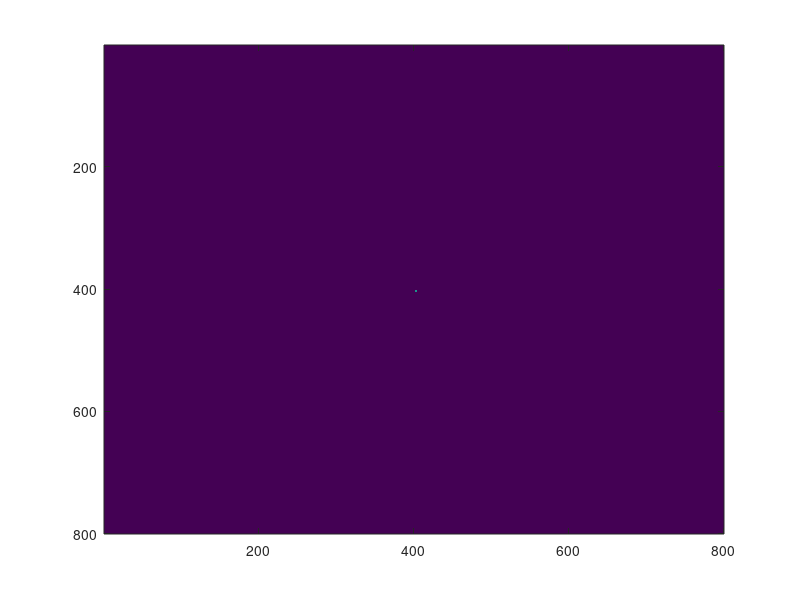

MATLAB code to generate this figure: (Note: this script raises an error after producing the figure.)

close all; clear; clc;

%%%%%%%%%%%%%%%%%%%%%%%%%%%%%%%%%%%%%%%%%%%%%%%%%%%%%%%%%%%%%%%%%%%%%%%%%%%%%%

iterations=300;
sides=800;

%%%%%%%%%%%%%%%%%%%%%%%%%%%%%%%%%%%%%%%%%%%%%%%%%%%%%%%%%%%%%%%%%%%%%%%%%%%%%%

%{
    A=zeros(5,5);
    
    A(2:3,2)=1;
    A(3:4,3)=1;
    A(2:3,4)=1;

    figure('Position',[120,60,1420,780],'Color','k'); hold on;
    imagesc(A); shading flat; colormap(gray);
    axis equal; axis off;
%}

%%%%%%%%%%%%%%%%%%%%%%%%%%%%%%%%%%%%%%%%%%%%%%%%%%%%%%%%%%%%%%%%%%%%%%%%%%%%%%

Main=zeros(sides,sides);

    Main(2+(sides/2):3+(sides/2),2+(sides/2))=1;
    Main(3+(sides/2):4+(sides/2),3+(sides/2))=1;
    Main(2+(sides/2):3+(sides/2),4+(sides/2))=1;

WhiteBear=Main;

%%%%%%%%%%%%%%%%%%%%%%%%%%%%%%%%%%%%%%%%%%%%%%%%%%%%%%%%%%%%%%%%%%%%%%%%%%%%%%

nImages=iterations;

fig=figure('Position',[120,60,sides/4,sides/4]);

for idx=1:nImages
    
    for i=idx
        
    %%%%%%%%%%%%%%%%%%%%%%%%%%%%%%%%%%%%%%%%%%%%%%%%%% START OF IMAGE PLOTTING
        
    
        
        neighbours=conv2(Main,[1 1 1; 1 0 1; 1 1 1], 'same');
        Main=double((Main & neighbours==2) | neighbours==3);
        
        disp(i);
        
        if i==1
            sum=Main;
        else
            sum=rescale(sum);
            sum=sum+Main;
        end
        
        logsum=log(sum);
        
        [height,width]=size(logsum);
        [x,y]=meshgrid(1:width,1:height);
        cloud=[x(:),y(:),logsum(:)];
        
        cloud(cloud==-Inf)=NaN;
        cloud(any(isnan(cloud),2),:)=[];
        
%       scatter(cloud(:,1),cloud(:,2),30,cloud(:,3),'filled');
%       colormap(viridis); hold on
        
        imagesc(logsum); shading flat; colormap(inferno);
        axis equal; axis off; hold on;
        
        [Y,X]=find(WhiteBear);
        scatter(X,Y,10,'c','filled');
        
        xlim([nanmin(cloud(:,1))-1,nanmax(cloud(:,1))+1]);
        ylim([nanmin(cloud(:,2))-1,nanmax(cloud(:,2))+1]);
        
        set(gcf,'Color','k');
        
        
        
        
    %%%%%%%%%%%%%%%%%%%%%%%%%%%%%%%%%%%%%%%%%%%%%%%%%%%% END OF IMAGE PLOTTING
        
    end
    
    drawnow
    
    frame=getframe(fig);
    im{idx}=frame2im(frame);
    
    clf;
    clf(fig,'reset');
end

close;

filename='TheWhiteBearMethuselah.gif';

for GIFidx=1:nImages
    
    [A,map]=rgb2ind(im{GIFidx},256);
    
    if GIFidx==1
        imwrite(A,map,filename,'gif','LoopCount',Inf, ...
            'DelayTime',0.09);
    else
        imwrite(A,map,filename,'gif','WriteMode','append', ...
            'DelayTime',0.09);
    end
end

%%%%%%%%%%%%%%%%%%%%%%%%%%%%%%%%%%%%%%%%%%%%%%%%%%%%%%%%%%%%%%%%%%%%%%%%%%%%%%

















